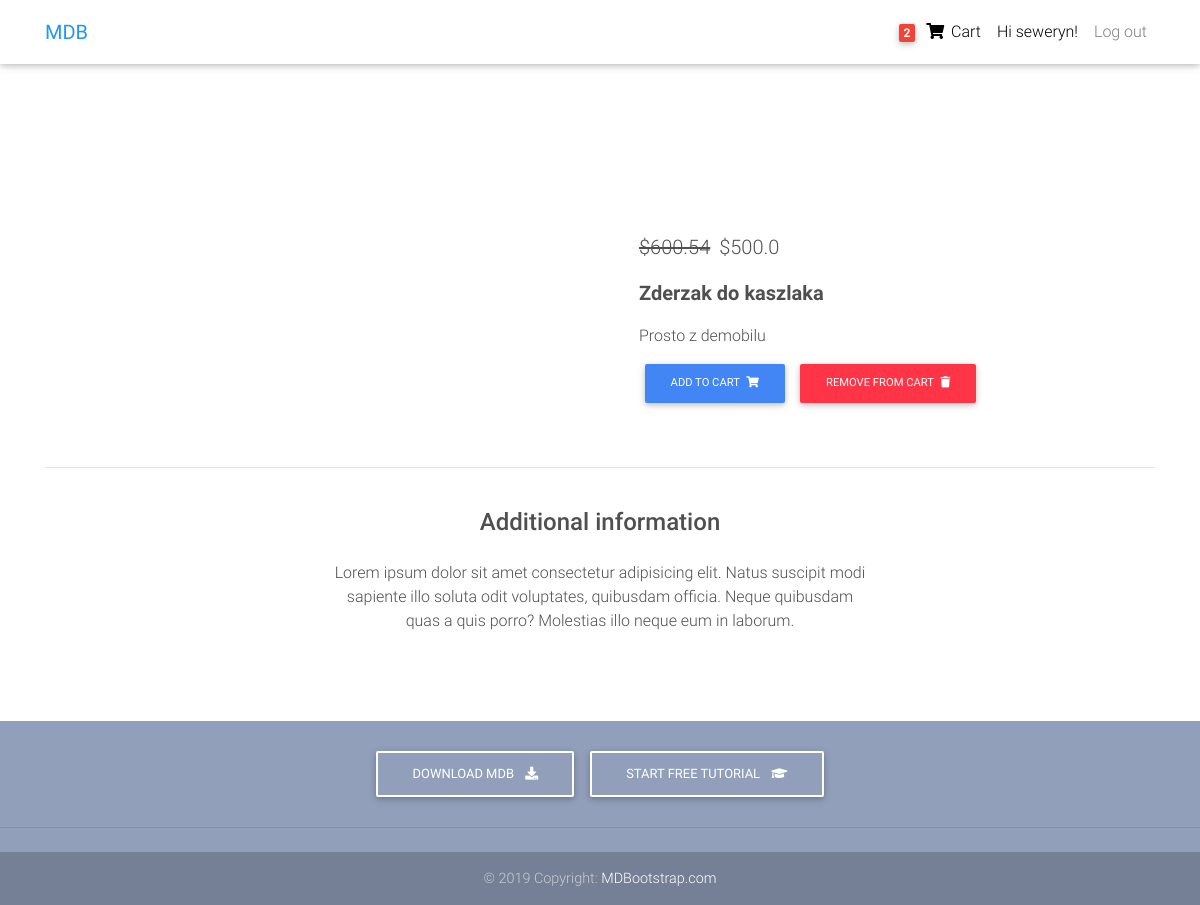
The page /product/1/ (signed in) on the database its author committed.
### pages/models.py (models this page shows, shortened)
class Order(models.Model):
    customer = models.ForeignKey(settings.AUTH_USER_MODEL, on_delete=models.CASCADE)
    products = models.ManyToManyField(OrderLine)
    orderDate = models.DateTimeField()
    ordered = models.BooleanField(default=False)

class Product(models.Model):
    name = models.CharField(max_length=50)
    price = models.FloatField()
    discountPrice = models.FloatField(blank=True)
    description = models.TextField()
    image = models.ImageField(blank=True)
    def get_add_to_cart_url(self):
        return reverse("pages:add-to-cart", kwargs={
            "pk": self.pk
        })
    def get_remove_from_cart_url(self):
        return reverse("pages:remove-from-cart", kwargs={
            "pk": self.pk
        })

### pages/views.py (the view)
# urls.py: path('product/<pk>/', ProductView.as_view(), name='product'),
class ProductView(DetailView):
    model = Product
    template_name = "pages/product.html"

### pages/templatetags/cart_template_tags.py (called while the page is built)
@register.filter
def cart_item_count(user):
    if user.is_authenticated:
        qs = Order.objects.filter(customer=user, ordered=False)
        if qs.exists():
            return qs[0].products.count()
    return 0

### pages/templates/pages/product.html (shortened to what this page needs)
{% extends 'pages/base.html' %}
{% block content %}
  <main class="mt-5 pt-4">
    <div class="container dark-grey-text mt-5">
      <div class="row wow fadeIn">
        <div class="col-md-6 mb-4">
        </div>
        <div class="col-md-6 mb-4">
          <div class="p-4">
            <p class="lead">
            {% if object.discountPrice %}
              <span class="mr-1">
              <del>${{ object.price }}</del>
              </span>
              <span>${{ object.discountPrice }}</span>
            {% else %}
             <span>${{ object.price }}</span>
            {% endif %}
            </p>
            <p class="lead font-weight-bold">{{ object.name }}</p>
            <p>{{ object.description }}</p>
            <a href="{{ object.get_add_to_cart_url }}" class="btn btn-primary btn-md my-0 p" >Add to cart
                <i class="fas fa-shopping-cart ml-1"></i>
            </a>
            <a href="{{ object.get_remove_from_cart_url }}" class="btn btn-danger btn-md my-0 p" >Remove From cart
                <i class="fas fa-trash ml-1"></i>
            </a>
          </div>
        </div>
      </div>
      <hr>
      <div class="row d-flex justify-content-center wow fadeIn">
        <div class="col-md-6 text-center">
          <h4 class="my-4 h4">Additional information</h4>
          <p>Lorem ipsum dolor sit amet consectetur adipisicing elit. Natus suscipit modi sapiente illo soluta odit
            voluptates,
            quibusdam officia. Neque quibusdam quas a quis porro? Molestias illo neque eum in laborum.</p>
        </div>
      </div>
      <div class="row wow fadeIn">
        <div class="col-lg-4 col-md-12 mb-4">
        </div>
        <div class="col-lg-4 col-md-6 mb-4">
        </div>
        <div class="col-lg-4 col-md-6 mb-4">
        </div>
      </div>
    </div>
  </main>
{% endblock content %}

### pages/templates/pages/base.html (shortened to what this page needs)
{% load static %}
{% load cart_template_tags %}
<!DOCTYPE html>
<html lang="en">
<head>
  <link rel="stylesheet" href="https://use.fontawesome.com/releases/v5.11.2/css/all.css">
  <link href="{% static 'pages/css/bootstrap.min.css' %}" rel="stylesheet">
  <link href="{% static 'pages/css/mdb.min.css' %}" rel="stylesheet">
  <link href="{% static 'pages/css/style.min.css' %}" rel="stylesheet">
</head>
<body>
  <nav class="navbar fixed-top navbar-expand-lg navbar-light white scrolling-navbar">
    <div class="container">
      <a class="navbar-brand waves-effect" href="/">
        <strong class="blue-text">MDB</strong>
      </a>
      <div class="collapse navbar-collapse" id="navbarSupportedContent">
        <ul class="navbar-nav nav-flex-icons">
            {% if user.is_authenticated %}
            <li class="nav-item">
                <a href="{% url 'pages:order-summary' %}" class="nav-link waves-effect">
                {% if request.user|cart_item_count != 0 %}
                  <span class="badge red z-depth-1 mr-1"> {{ request.user|cart_item_count }} </span>
                {% endif %}
                <i class="fas fa-shopping-cart"></i>
                <span class="clearfix d-none d-sm-inline-block"> Cart </span>
                </a>
            </li>
            <li class="nav-item">
                 <a class="nav-link waves-effect">
                Hi {{ user.username }}!
                </a>
            </li>
                <a class="nav-link waves-effect" href="{% url 'logout' %}">Log out</a>
            {% else %}
             </li class="nav-item">
                <a class="nav-link waves-effect" href="{% url 'login' %}">Log in</a>
            </li>
            {% endif %}
        </ul>
      </div>
    </div>
  </nav>
  <div class="mt-5 pt-4">
    </div>
    {% block content %}
    {% endblock content %}
    {% include 'pages/footer.html' %}
</body>
</html>

### pages/templates/pages/base.html (style rules this page uses)
html, body, header, .carousel { height: 60vh; }

### rows shown on the page
Product: price "600.54", discountPrice "500.0", name "Zderzak do kaszlaka", description "Prosto z demobilu"

### other values the page prints
{{ request.user|cart_item_count }} "2"
{{ user.username }} "seweryn"
